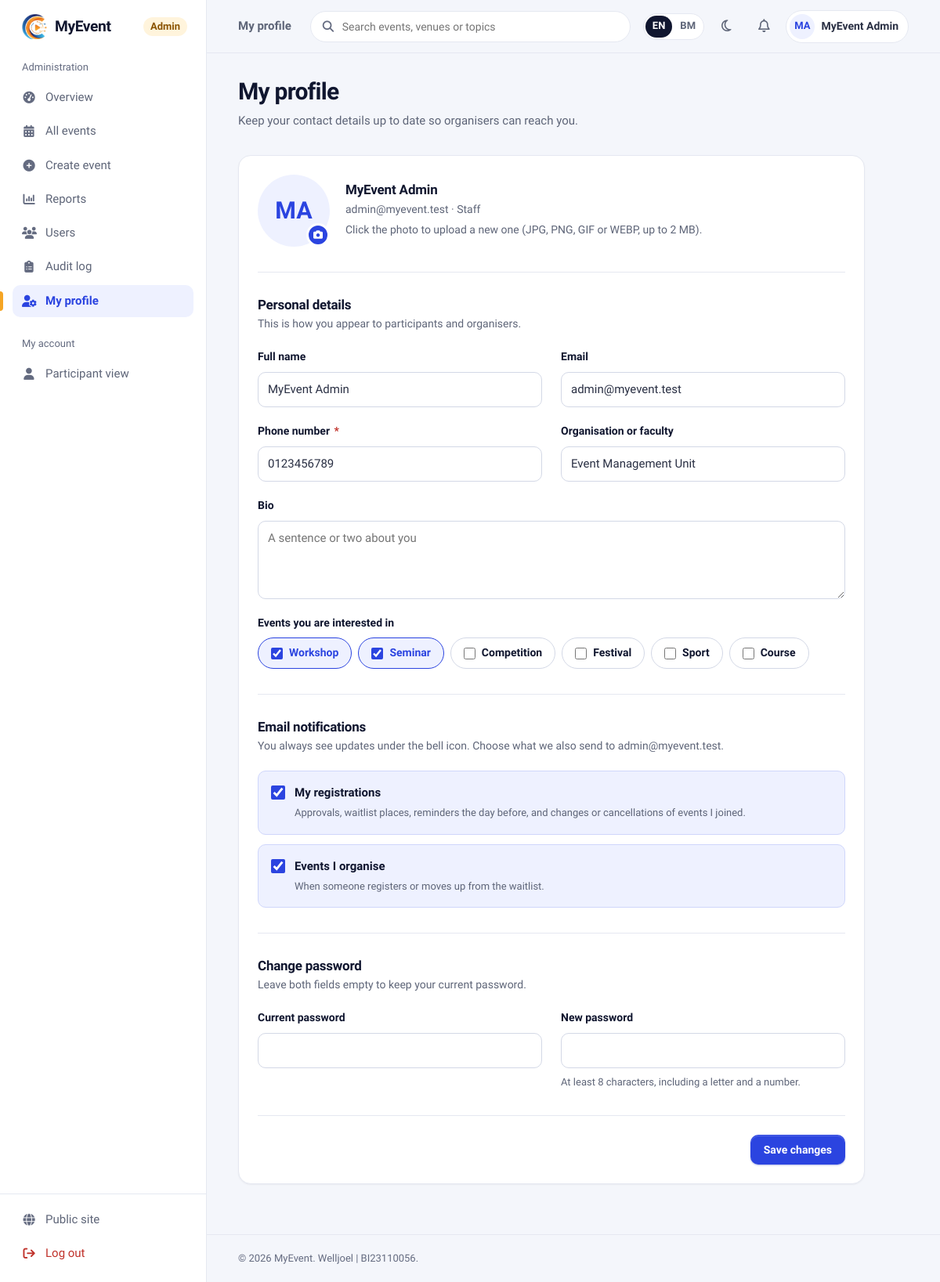
Screenshot of /admin/profile.php (signed in) with the database file from the repository.
### tables this page shows
CREATE TABLE IF NOT EXISTS `users` (
  `user_id` int(11) NOT NULL AUTO_INCREMENT,
  `category` enum('Staff','Student','Public') NOT NULL,
  `name` varchar(255) NOT NULL,
  `email` varchar(255) NOT NULL,
  `phone` varchar(20) DEFAULT NULL,
  `organization` varchar(255) NOT NULL,
  `recommend_events` text DEFAULT NULL,
  `password` varchar(255) NOT NULL,
  `role` enum('Admin','User') NOT NULL DEFAULT 'User',
  `created_at` timestamp NOT NULL DEFAULT current_timestamp(),
  `bio` text DEFAULT NULL,
  `profile_pic` varchar(255) DEFAULT NULL,
  `email_participant` tinyint(1) NOT NULL DEFAULT 1 COMMENT 'Emails about my own registrations and events I joined',
  `email_organiser` tinyint(1) NOT NULL DEFAULT 1 COMMENT 'Emails when people register for events I organise',
  `locale` varchar(5) DEFAULT NULL COMMENT 'Interface and email language: en or ms (NULL = not chosen yet)',
  PRIMARY KEY (`user_id`),
  UNIQUE KEY `email` (`email`)
);

### include/i18n.php (called while the page is built, shortened)
<?php
function current_locale(): string
{
    return $GLOBALS['__locale'] ?? default_locale();
}
function translations(string $locale): array
{
    static $cache = [];
    if (!isset($cache[$locale])) {
        $file = __DIR__ . '/../lang/' . $locale . '.php';
        $cache[$locale] = $locale !== 'en' && is_file($file) ? (array) require $file : [];
    }
    return $cache[$locale];
}
function __(string $text, array $params = []): string
{
    $out = translations(current_locale())[$text] ?? $text;
    if ($params) {
        $pairs = [];
        foreach ($params as $k => $v) {
            $pairs['{' . $k . '}'] = (string) $v;
        }
        $out = strtr($out, $pairs);
    }
    return $out;
}
function t(string $text, array $params = []): string
{
    return e(__($text, $params));
}
function html_lang(): string
{
    return current_locale();
}

### include/security.php (called while the page is built, shortened)
<?php
function e($value): string
{
    return htmlspecialchars((string) ($value ?? ''), ENT_QUOTES | ENT_SUBSTITUTE, 'UTF-8');
}
function current_user_id(): ?int
{
    return isset($_SESSION['user_id']) ? (int) $_SESSION['user_id'] : null;
}

### include/helpers.php (called while the page is built, shortened)
<?php
function avatar_url(?string $file): ?string
{
    return null;
}
function status_label(string $value): string
{
    $labels = [
        'Approved' => __('Approved'), 'Pending' => __('Pending'), 'Rejected' => __('Rejected'),
        'Present' => __('Present'), 'Absent' => __('Absent'),
        'Public' => __('Public'), 'Private' => __('Private'),
        'Admin' => __('Admin'), 'User' => __('User'),
        'Student' => __('Student'), 'Staff' => __('Staff'),
        'Physical' => __('Physical'), 'Online' => __('Online'), 'Hybrid' => __('Hybrid'),
        'Unknown' => __('Unknown'),
    ];
    return $labels[$value] ?? $value;
}
function initials(?string $name): string
{
    $parts = preg_split('/\s+/', trim((string) $name)) ?: [];
    $letters = '';
    foreach (array_slice(array_filter($parts), 0, 2) as $p) {
        $letters .= mb_strtoupper(mb_substr($p, 0, 1));
    }
    return $letters ?: '?';
}
function db_all(mysqli $conn, string $sql, string $types = '', array $params = []): array
{
    $stmt = $conn->prepare($sql);
    if ($types !== '') {
        $stmt->bind_param($types, ...$params);
    }
    $stmt->execute();
    $rows = $stmt->get_result()->fetch_all(MYSQLI_ASSOC);
    return $rows;
}
function db_value(mysqli $conn, string $sql, string $types = '', array $params = [])
{
    $stmt = $conn->prepare($sql);
    if ($types !== '') {
        $stmt->bind_param($types, ...$params);
    }
    $stmt->execute();
    $row = $stmt->get_result()->fetch_row();
    return $row[0] ?? null;
}

### include/partials/profile_form.php (the view, shortened to what this page needs)
<?php
$__avatar    = avatar_url($user['profile_pic'] ?? null);
$__interests = array_filter(array_map('trim', explode(',', (string) ($user['recommend_events'] ?? ''))));
$__options   = ['workshop' => __('Workshop'), 'seminar' => __('Seminar'), 'competition' => __('Competition'),
                'festival' => __('Festival'), 'sport' => __('Sport'), 'course' => __('Course')];
?>
<form action="<?= e($form_action) ?>" method="POST" enctype="multipart/form-data" class="card card-narrow">
    <div class="card-body">
        <div class="form-section">
            <div class="profile-head">
                <label class="avatar-picker" for="profilePicInput" title="<?= t('Change profile photo') ?>">
                    <span class="avatar avatar-lg" id="avatarPreview-placeholder" aria-hidden="true"<?= $__avatar ? ' hidden' : '' ?>><?= e(initials($user['name'])) ?></span>
                    <span class="avatar-picker-badge" aria-hidden="true"><i class="fa-solid fa-camera"></i></span>
                </label>
                <div>
                    <h2 class="card-title"><?= e($user['name']) ?></h2>
                    <p class="card-subtitle"><?= e($user['email']) ?> &middot; <?= e(status_label((string) $user['category'])) ?></p>
                    <p class="card-subtitle"><?= t('Click the photo to upload a new one (JPG, PNG, GIF or WEBP, up to 2 MB).') ?></p>
                </div>
            </div>
        </div>
        <div class="form-section">
            <h3 class="form-section-title"><?= t('Personal details') ?></h3>
            <p class="form-section-desc"><?= $edit_identity ? t('This is how you appear to participants and organisers.') : t('Your name, email and category are set at registration. Contact an administrator to change them.') ?></p>
            <div class="form-grid">
                <div class="field">
                    <label for="pf-name"><?= t('Full name') ?></label>
                    <?php if ($edit_identity): ?>
                        <input id="pf-name" type="text" name="name" value="<?= e($user['name']) ?>" maxlength="255" required>
                    <?php else: ?>
                        <input id="pf-name" type="text" value="<?= e($user['name']) ?>" readonly>
                    <?php endif; ?>
                </div>
                <div class="field">
                    <label for="pf-email"><?= t('Email') ?></label>
                    <input id="pf-email" type="email" value="<?= e($user['email']) ?>" readonly>
                </div>
                <div class="field">
                    <label for="pf-phone"><?= t('Phone number') ?> <span class="req" aria-hidden="true">*</span></label>
                    <input id="pf-phone" type="tel" name="phone" value="<?= e($user['phone']) ?>" pattern="[0-9+\- ]{7,20}" maxlength="20" autocomplete="tel" required>
                </div>
                <div class="field">
                    <label for="pf-org"><?= t('Organisation or faculty') ?></label>
                    <?php if ($edit_identity): ?>
                        <input id="pf-org" type="text" name="organization" value="<?= e($user['organization']) ?>" maxlength="255">
                    <?php else: ?>
                        <input id="pf-org" type="text" value="<?= e($user['organization']) ?>" readonly>
                    <?php endif; ?>
                </div>
                <div class="field span-2">
                    <label for="pf-bio"><?= t('Bio') ?></label>
                    <textarea id="pf-bio" name="bio" rows="3" maxlength="1000" placeholder="<?= t('A sentence or two about you') ?>"><?= e($user['bio'] ?? '') ?></textarea>
                </div>
                <fieldset class="field span-2 fieldset-reset">
                    <legend class="label"><?= t('Events you are interested in') ?></legend>
                    <div class="choice-row">
                        <?php foreach ($__options as $__val => $__label): ?>
                            <label class="choice"><input type="checkbox" name="event[]" value="<?= e($__val) ?>"<?= in_array($__val, $__interests, true) ? ' checked' : '' ?>> <?= e($__label) ?></label>
                        <?php endforeach; ?>
                    </div>
                </fieldset>
            </div>
        </div>
        <div class="form-section" id="email-settings">
            <h3 class="form-section-title"><?= t('Email notifications') ?></h3>
            <p class="form-section-desc"><?= t('You always see updates under the bell icon. Choose what we also send to {email}.', ['email' => $user['email']]) ?></p>
            <div class="toggle-list">
                <label class="toggle">
                    <input type="checkbox" name="email_participant" value="1"<?= (int) ($user['email_participant'] ?? 1) ? ' checked' : '' ?>>
                    <span><b><?= t('My registrations') ?></b><span class="hint"><?= t('Approvals, waitlist places, reminders the day before, and changes or cancellations of events I joined.') ?></span></span>
                </label>
                <label class="toggle">
                    <input type="checkbox" name="email_organiser" value="1"<?= (int) ($user['email_organiser'] ?? 1) ? ' checked' : '' ?>>
                    <span><b><?= t('Events I organise') ?></b><span class="hint"><?= t('When someone registers or moves up from the waitlist.') ?></span></span>
                </label>
            </div>
        </div>
        <div class="form-section">
            <h3 class="form-section-title"><?= t('Change password') ?></h3>
            <p class="form-section-desc"><?= t('Leave both fields empty to keep your current password.') ?></p>
            <div class="form-grid">
                <div class="field">
                    <label for="pf-current"><?= t('Current password') ?></label>
                    <input id="pf-current" type="password" name="current_password" autocomplete="current-password">
                </div>
                <div class="field">
                    <label for="pf-new"><?= t('New password') ?></label>
                    <input id="pf-new" type="password" name="new_password" minlength="8" autocomplete="new-password">
                    <span class="hint"><?= t('At least 8 characters, including a letter and a number.') ?></span>
                </div>
            </div>
        </div>
        <div class="form-actions">
            <button type="submit" class="btn btn-primary"><?= t('Save changes') ?></button>
        </div>
    </div>
</form>

### include/layout/app_start.php (shortened to what this page needs)
<?php
$page_title = $page_title ?? APP_NAME;
$nav_active = $nav_active ?? '';
$nav_area   = $nav_area ?? 'user';
$__uid    = current_user_id();
$__me     = db_all($conn, 'SELECT name, profile_pic FROM users WHERE user_id = ?', 'i', [$__uid])[0]
            ?? ['name' => $_SESSION['name'] ?? '', 'profile_pic' => null];
$__unread = (int) db_value($conn, 'SELECT COUNT(*) FROM notifications WHERE user_id = ? AND is_read = 0', 'i', [$__uid]);
$__avatar = avatar_url($__me['profile_pic']);
$u = BASE_URL;
if ($nav_area === 'admin') {
    $nav = [
        __('Administration') => [
            'admin_overview' => [__('Overview'),     'fa-gauge-high',    $u . 'admin/index.php'],
            'admin_events'   => [__('All events'),   'fa-calendar-days', $u . 'admin/events/manage.php'],
            'admin_create'   => [__('Create event'), 'fa-circle-plus',   $u . 'admin/events/create.php'],
            'admin_reports'  => [__('Reports'),      'fa-chart-column',  $u . 'admin/reports.php'],
            'admin_users'    => [__('Users'),        'fa-users',         $u . 'admin/users/manage.php'],
            'admin_audit'    => [__('Audit log'),    'fa-clipboard-list', $u . 'admin/audit.php'],
            'admin_profile'  => [__('My profile'),   'fa-user-gear',     $u . 'admin/profile.php'],
        ],
        __('My account') => [
            'dashboard'      => [__('Participant view'), 'fa-user',      $u . 'users/dashboard.php'],
        ],
    ];
}
$__profileUrl = $nav_area === 'admin' ? $u . 'admin/profile.php' : $u . 'users/profile.php';
?>
<!DOCTYPE html>
<html lang="<?= e(html_lang()) ?>">
<head>
    <link rel="stylesheet" href="https://cdnjs.cloudflare.com/ajax/libs/font-awesome/6.5.0/css/all.min.css">
    <link rel="stylesheet" href="<?= e($u) ?>assets/css/app.css?v=16">
</head>
<body class="app">
<aside class="sidebar" id="sidebar" aria-label="<?= t('Main navigation') ?>">
    <a class="sidebar-brand" href="<?= e($u) ?>index.php">
        <img src="<?= e($u) ?>assets/img/logo.png" alt="">
        <?= e(APP_NAME) ?>
        <?php if ($nav_area === 'admin'): ?><small><?= t('Admin') ?></small><?php endif; ?>
    </a>
    <nav class="sidebar-nav">
        <?php foreach ($nav as $__group => $__links): ?>
            <div class="sidebar-group">
                <div class="sidebar-group-title"><?= e($__group) ?></div>
                <?php foreach ($__links as $__key => $__l): $__on = $__key === $nav_active; ?>
                    <a class="nav-link<?= $__on ? ' is-active' : '' ?>" href="<?= e($__l[2]) ?>"<?= $__on ? ' aria-current="page"' : '' ?>>
                        <i class="fa-solid <?= e($__l[1]) ?>" aria-hidden="true"></i><?= e($__l[0]) ?>
                    </a>
                <?php endforeach; ?>
            </div>
        <?php endforeach; ?>
    </nav>
    <div class="sidebar-footer">
        <a class="nav-link" href="<?= e($u) ?>index.php"><i class="fa-solid fa-globe" aria-hidden="true"></i><?= t('Public site') ?></a>
        <form action="<?= e($u) ?>auth/logout.php" method="POST">
            <button type="submit" class="nav-link is-danger"><i class="fa-solid fa-arrow-right-from-bracket" aria-hidden="true"></i><?= t('Log out') ?></button>
        </form>
    </div>
</aside>
<div class="app-shell">
    <header class="topbar">
        <p class="topbar-title"><?= e($page_title) ?></p>
        <form class="topbar-search" action="<?= e($u) ?>browse_events.php" method="GET" role="search">
            <i class="fa-solid fa-magnifying-glass" aria-hidden="true"></i>
            <input id="topbar-q" type="search" name="q" placeholder="<?= t('Search events, venues or topics') ?>">
        </form>
        <div class="topbar-actions">
            <?php include ROOT_PATH . '/include/partials/lang_switch.php'; ?>
            <button type="button" class="icon-btn theme-toggle" data-theme-toggle aria-label="<?= t('Switch to dark theme') ?>" title="<?= t('Switch theme') ?>"
                    data-label-dark="<?= t('Switch to dark theme') ?>" data-label-light="<?= t('Switch to light theme') ?>">
                <i class="fa-regular fa-moon" aria-hidden="true"></i><i class="fa-regular fa-sun" aria-hidden="true"></i>
            </button>
            <a class="icon-btn" href="<?= e($u) ?>users/notifications.php" aria-label="<?= $__unread ? t('Notifications ({n} unread)', ['n' => $__unread]) : t('Notifications') ?>">
                <i class="fa-regular fa-bell"></i>
            </a>
            <a class="user-chip" href="<?= e($__profileUrl) ?>">
                <?php if ($__avatar): ?>
                    <img class="avatar" src="<?= e($__avatar) ?>" alt="">
                <?php else: ?>
                    <span class="avatar" aria-hidden="true"><?= e(initials($__me['name'])) ?></span>
                <?php endif; ?>
                <span class="user-chip-name"><?= e($__me['name']) ?></span>
            </a>
        </div>
    </header>
    <main class="app-main" id="main">

### rows the page displays
users: name "MA", name "MyEvent Admin", email "admin@myevent.test", category "Staff", phone "0123456789", organization "Event Management Unit", recommend_events "☑", email "You always see updates under the bell icon. Choose what we also send to admin@myevent.test.", email_participant "☑", email_organiser "☑"

### other values shown
APP_NAME "MyEvent"
t('Admin') "Admin"
$__group "Administration"
$__l[0] "Overview"
$__l[0] "All events"
$__l[0] "Create event"
$__l[0] "Reports"
$__l[0] "Users"
$__l[0] "Audit log"
$__l[0] "My profile"
$__group "My account"
$__l[0] "Participant view"
t('Public site') "Public site"
t('Log out') "Log out"
$page_title "My profile"
